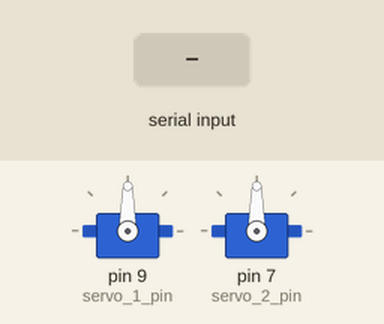
Simulated run of this sketch. Board: Arduino Uno, built with avr-gcc and run on an emulated ATmega328P. On the bench: 2 × servo. Inputs (shaded band) come from the test bench.

Above: at 1.2 s.
1.3 s: "h,45\n" received over Serial
At 2.1 s:
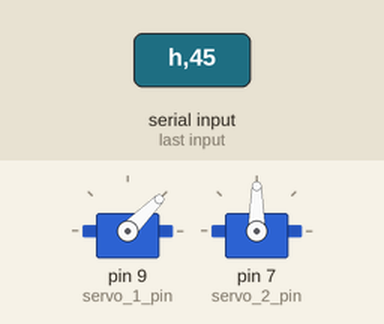
2.8 s: byte 104 ('h') received over Serial
At 5.0 s:
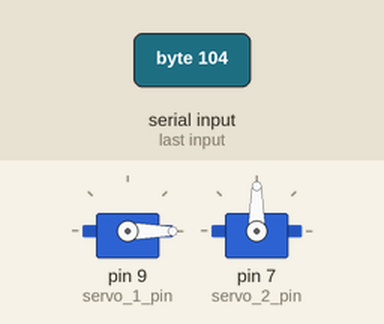
5.3 s: byte 118 ('v') received over Serial
At 6.9 s:
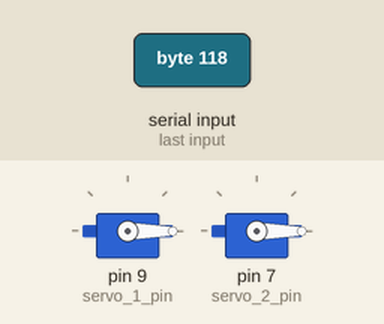
7.8 s: "h90\n" received over Serial
At 8.2 s:
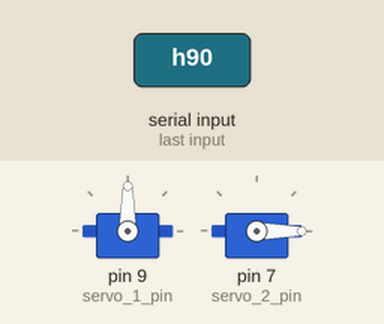
9.3 s: "v,45\n" received over Serial
At 10.5 s:
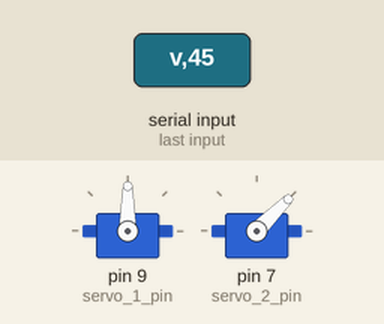
10.8 s: "h\n" received over Serial
At 12.4 s:
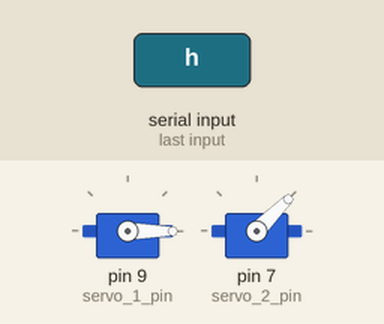
Timing chart, 0 to 13.9 s (numbered marks = the images above; inputs shaded):
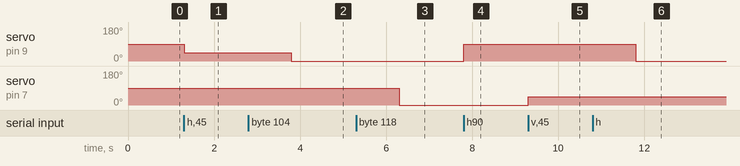

Measured:
- after the input at 1.3 s, servo on pin 9 (servo_1_pin): 90° → 45° at once
- after the input at 2.8 s, servo on pin 9 (servo_1_pin): 45° → 0° after 1.0 s
- after the input at 5.3 s, servo on pin 7 (servo_2_pin): 90° → 0° after 1.0 s
- after the input at 7.8 s, servo on pin 9 (servo_1_pin): 0° → 90° at once
- after the input at 9.3 s, servo on pin 7 (servo_2_pin): 0° → 45° at once
- after the input at 10.8 s, servo on pin 9 (servo_1_pin): 90° → 0° after 1.0 s

The sketch:

prueba_servos.ino
```cpp
#include <Servo.h>

const int servo_1_pin = 9;    // Pin del servo 1 (horizontal)
const int servo_2_pin = 7;    // Pin del servo 2 (vertical)

// Sección de objetos (dispositivos físicos, sensores, actuadores...)
Servo servo_1;  // Servo para el MOVIMIENTO HORIZONTAL de la plataforma
Servo servo_2;  // Servo para el MOVIMIENTO VERTICAL de la plataforma
byte angle_1, angle_2;

void setup() {
  // Inicializar la comunicación serie para monitoreo en el Serial Monitor
  Serial.begin(9600);

  // Configuración de los Servos
  servo_1.attach(servo_1_pin);
  servo_2.attach(servo_2_pin);

  // Mover los servos a una posición inicial
  servo_1.write(90); // Coloca el servo 1 (horizontal) en el medio
  servo_2.write(90); // Coloca el servo 2 (vertical) en el medio
}

void loop() {
  // Recibir comandos a través del puerto serie
  if (Serial.available() > 0) {
    char command = Serial.read();  // Lee el comando

    // Ignorar caracteres de nueva línea o retorno de carro
    if (command == '\n' || command == '\r') {
      return;
    }

    if (command == 'h') {  // Si el comando es 'h', controlar el servo 1
      angle_1 = Serial.parseInt();  // Lee un valor numérico
      angle_1 = constrain(angle_1, 0, 180);  // Asegura que esté dentro del rango
      servo_1.write(angle_1);
    }
    else if (command == 'v') {  // Si el comando es 'v', controlar el servo 2
      angle_2 = Serial.parseInt();  // Lee un valor numérico
      angle_2 = constrain(angle_2, 0, 180);  // Asegura que esté dentro del rango
      servo_2.write(angle_2);
    }
  }
}
```
